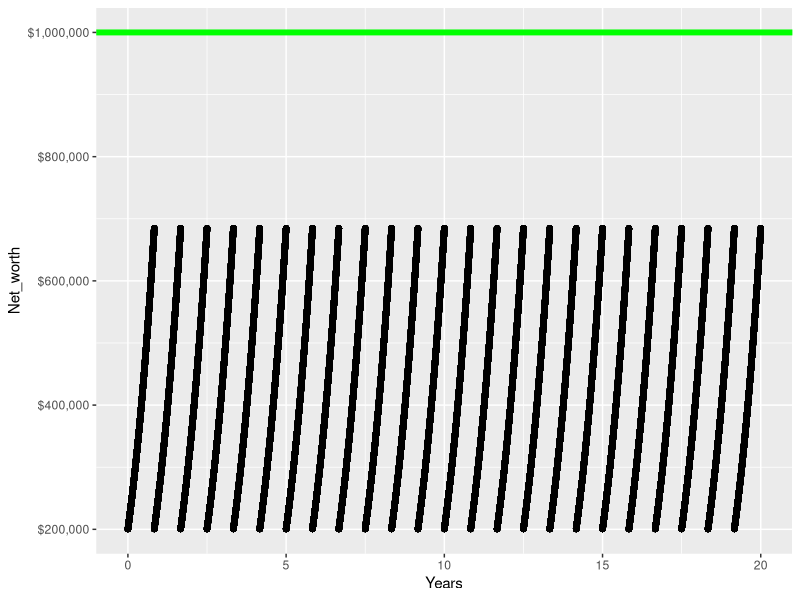

This figure's R source:
library(tidyverse)
P <- 200000 #Principle invested
monthly_investment <- 650
r <- .04 #Simple interest rate, i.e., APR
t <- 20 #Years we are investing
investment_multiples <- c(1,rep(0,23+30*24),1,rep(0,23+27*24),1,rep(0,23+30*24),1,rep(0,23+29*24),1,rep(0,23+30*24),1,rep(0,23+29*24),1,rep(0,23+30*24),1,rep(0,23+30*24),1,rep(0,23+29*24),1,rep(0,23+30*24),1,rep(0,23+29*24),1,rep(0,23+30*24))
investments_in_a_year <- monthly_investment*investment_multiples
all_investments <- rep(investments_in_a_year,t)
n <- 24*365 #Number of times we compound per year
#number_of_contributions <- years_of_savings*12
current_totals <- numeric()
#nest_eggs <- numeric() 
for(i in 1:(n*t)){
      new_total <- P*(1+r/(n)) + all_investments[i]
      #nest_eggs[i] <- initial_investment*(1+simple_return_rate/12)^(i-1)
      P <- new_total
      current_totals[i] <- P
}
#additions <- rep(monthly_investments, each = 12)
#eggs <- rep(nest_eggs, each = 12)
#net_worth_vector <- numeric()
#for(i in 1:number_of_contributions){
#      new_net_worth <- eggs[i] + sum(additions[1:i])
#      net_worth_vector[i] <- new_net_worth
#}
#net_worth_table <- data.frame(net_worth = net_worth_vector, years = seq(from = 1/12, to = years_of_savings, by = 1/12))
#net_worth
net_worth_table <- data.frame(Net_worth = current_totals, Years = seq(from = 1/(24*n), to = t, by = 1/(24*n)))
ggplot(net_worth_table, aes(y = Net_worth, x = Years)) + geom_point() + scale_y_continuous(labels = scales::label_dollar()) + geom_hline(yintercept = 1000000, color = "green", linewidth = 2)
#for(i in 1:years_of_savings){
#     monthly_investments[i] <- monthly_investment*(1+simple_return_rate)^(i-1)
#}
#for(j in 1:years_of_savings){
##     for(i in 1:12){
#         monthly_investments[(j-1)*12+i] <- monthly_investment*simple_return_rate^(j-1)+monthly investment
#     }
#      for(i in 13:24){
#            monthly_investments[i] <- monthly_investment*(1+simple_return_rate)
#}
#for(i in 25:36){
#     monthly_investments[i] <- monthly_investment*(1+2*simple_return_rate)
#      } 
#}
